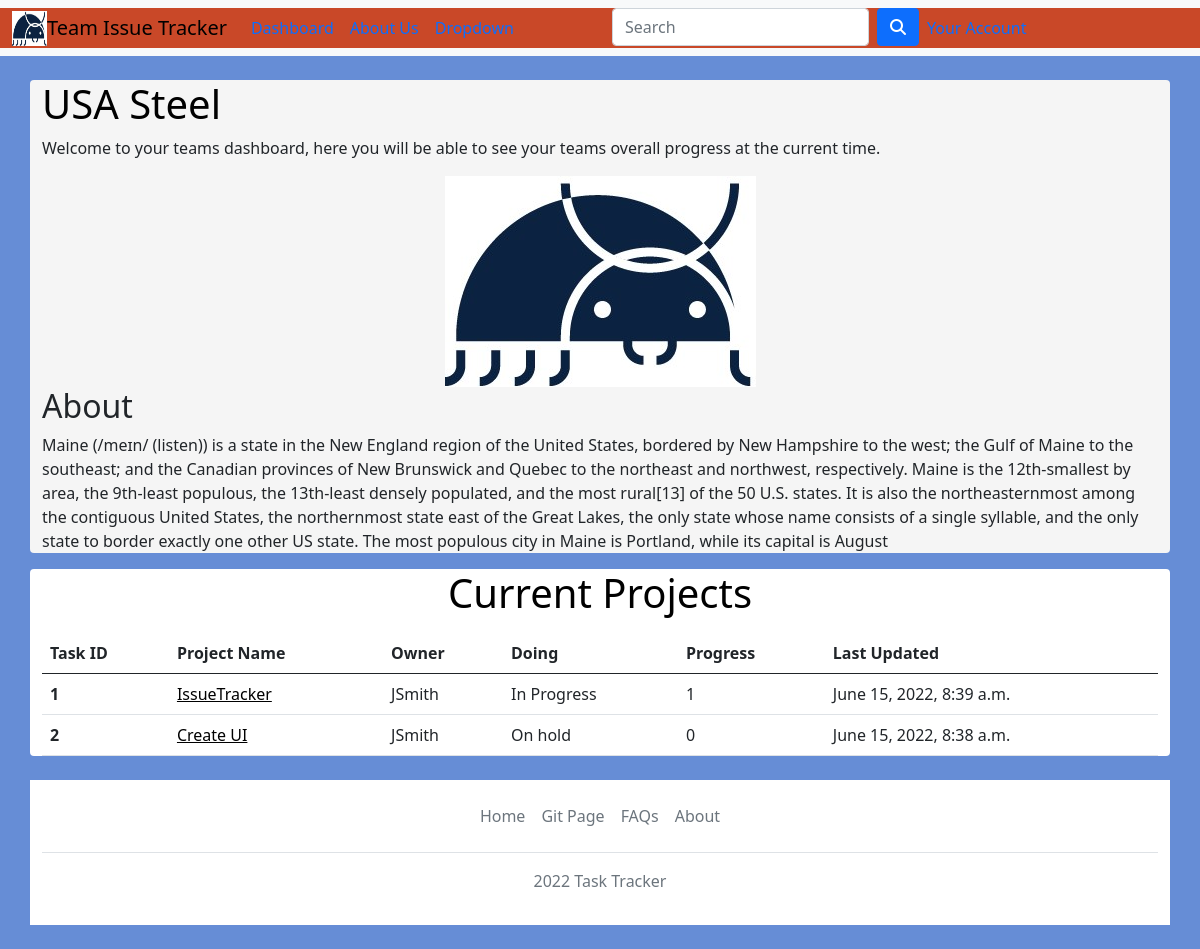
Page /iTracker/Dashboard/Team/1 (signed in) on the earlier database version.
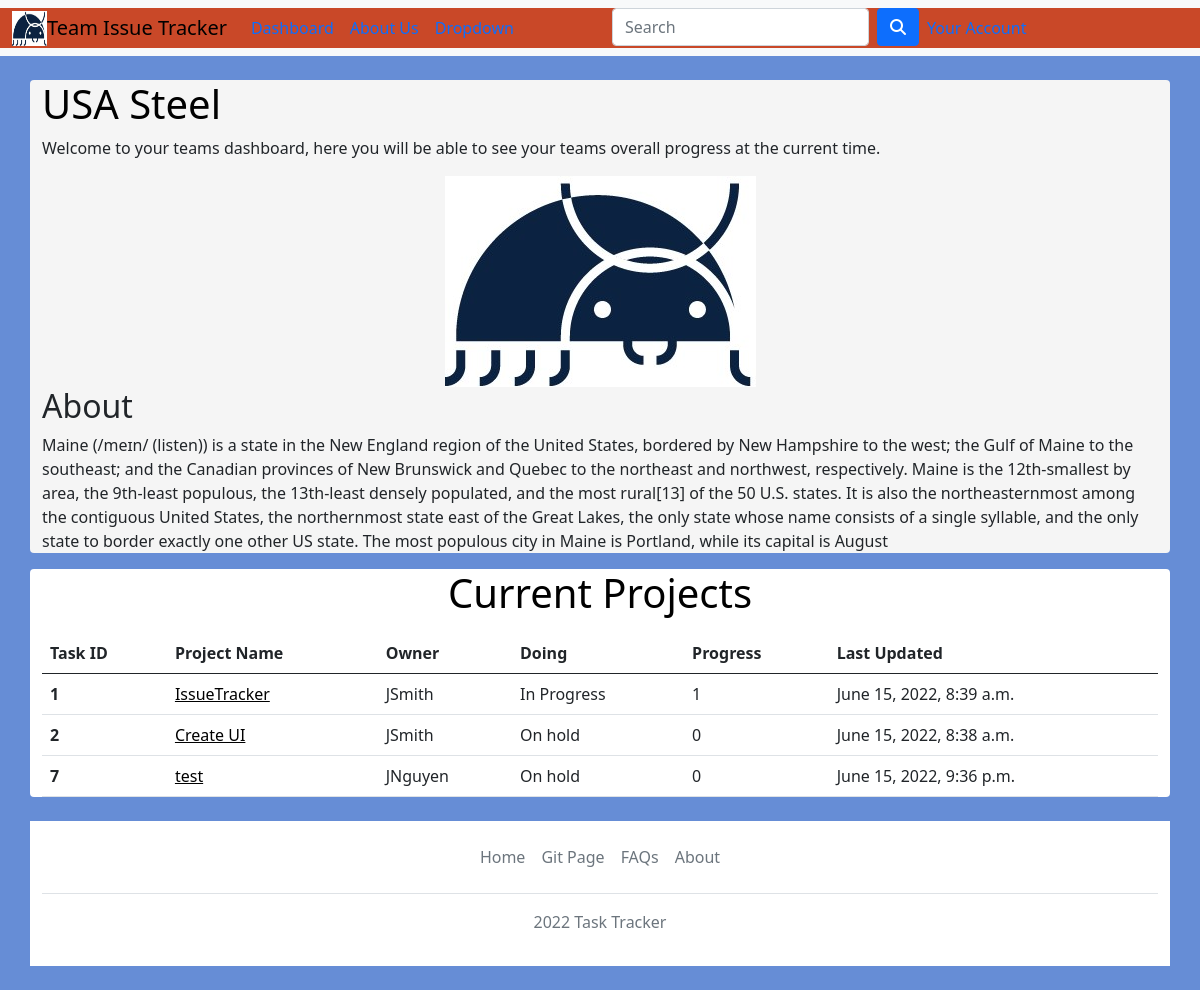
Same page on the later database version.
### iTracker/models.py (models this page shows, shortened)
class Project(models.Model):
    owner = models.ForeignKey(UserExtended,on_delete=models.CASCADE)
    projectName = models.CharField(max_length=100)
    description = models.TextField(max_length=1024,default='Project Description')
    Progressbar = models.IntegerField(default=0)
    taskID = models.AutoField(primary_key=True, editable=False,unique=True)
    lastUpdate = models.DateTimeField(auto_now=True)
    doing = models.BooleanField(default=False)
    team = models.ForeignKey(Team,on_delete=models.CASCADE,null=True)
    relatedTaskID = models.IntegerField(default=0)

class UserExtended(models.Model):
    user = models.OneToOneField(User,on_delete=models.CASCADE)
    team = models.ForeignKey(Team,on_delete=models.CASCADE,null=True)
    birthday = models.DateTimeField()
    teamAdmin = models.BooleanField(default=False)

### iTracker/views.py (the view)
# urls.py: path('Dashboard/Team/<int:teamID>', views.index, name='index'),
def index(request,teamID):
    allProjects=Project.objects.filter(team = Team.objects.get(teamID= teamID))
    context={'allProjects':allProjects,'userX':UserExtended.objects.get(user=request.user)}
    return render(request,'iTracker/index.html',context)

### iTracker/templates/iTracker/index.html (shortened to what the changed rows need)
<!DOCTYPE html>
<html lang="en">
<head>
    <link rel="stylesheet" href="https://stackpath.bootstrapcdn.com/bootstrap/5.0.0-alpha1/css/bootstrap.min.css">
    <link rel="stylesheet" href="//maxcdn.bootstrapcdn.com/font-awesome/4.7.0/css/font-awesome.min.css">
    {% load static %}
    <link rel="stylesheet" type="text/css" href="{% static 'iTracker/CSS/style.css' %}">
</head>
<body>
        {% load static %}
    <br>
    <div class="container rounded" style="background-color: whitesmoke;">
        <h1>{{userX.team.name}}</h1>
        {% load static %}
        <h2> About</h2>
    </div>
    <div class="container rounded" style="background-color: white;">
      <center><h1>Current Projects</h1></center>
        <table class="table" scrolling="yes">
            <thead>
              <tr>
                <th scope="col">Task ID</th>
                <th scope="col">Project Name</th>
                <th scope="col">Owner</th>
                <th scope="col">Doing</th>
                <th scope="col">Progress</th>
                <th scope="col">Last Updated</th>
              </tr>
            </thead>
            <tbody>
              <ul>
                {% for proj in allProjects  %}
                  <tr>
                    <th scope="row">{{proj.taskID}}</th>
                    <td><a href="/iTracker/project/{{proj.taskID}}" style="display:block;">{{proj.projectName}}</a></td>
                    <td>{{proj.owner.user.username}}</td>
                    {% if proj.doing %}
                    <td>In Progress</td>
                    {% else %}
                    <td>On hold</td>
                    {% endif %}
                    <td>{{proj.Progressbar}}</td>
                    <td>{{proj.lastUpdate}}</td>
                  </tr>
                {% endfor %}
              </ul>
            </tbody>
          </table>
    </div>
   </body>
</html>

Differences in the rows shown:
added Project: taskID "7", projectName "test", owner.user.username "JNguyen", doing "On hold", Progressbar "0", lastUpdate "June 15, 2022, 9:36 p.m."
